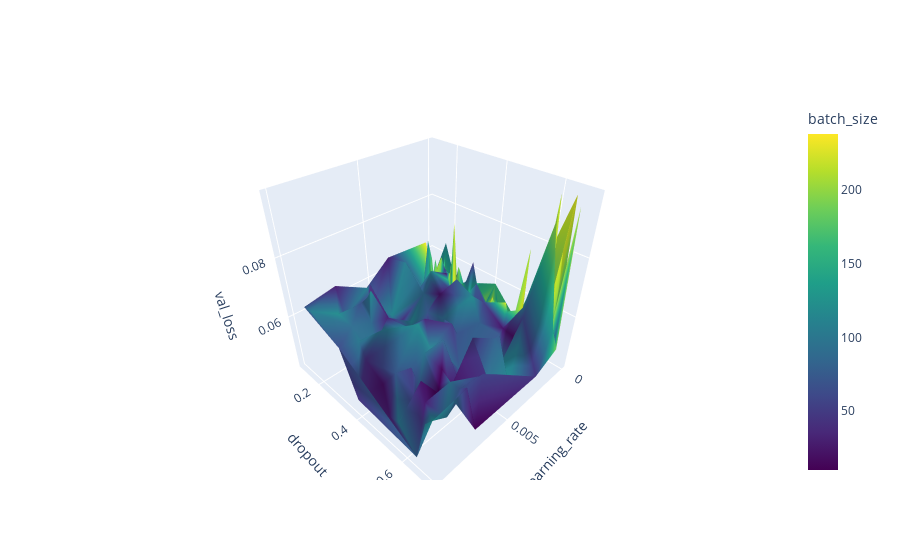

The notebook cell this image was saved under:
### Code cell
import plotly.express as px 
import plotly.graph_objects as go 

fig = go.Figure()
fig.add_traces(
    go.Mesh3d(
        x=df['learning_rate'], y=df['dropout'], z=df['val_loss'], 
        opacity=1,
        intensity=df['batch_size'], colorbar_title='batch_size',
        colorscale='viridis'
        )
    )
fig.add_traces(
    go.Scatter3d(
        x=min_df['learning_rate'], y=min_df['dropout'], z=min_df['val_loss']
    )
)
fig.update_layout(
    scene=dict(
        xaxis_title='learning_rate',
        yaxis_title='dropout',
        zaxis_title='val_loss',
    )
)
fig.show()

### Figure 1 — Plotly figure (JSON) as saved in the notebook; plotly's stock layout.template omitted (floating-point values rounded to 4 significant figures; data arrays with more than 128 entries replaced by an {"elided": "..."} marker saying what was removed)
{"data": [{"colorbar": {"title": {"text": "batch_size"}}, "colorscale": [[0, "#440154"], [0.1111, "#482878"], [0.2222, "#3e4989"], [0.3333, "#31688e"], [0.4444, "#26828e"], [0.5556, "#1f9e89"], [0.6667, "#35b779"], [0.7778, "#6ece58"], [0.8889, "#b5de2b"], [1, "#fde725"]], "intensity": {"elided": "228 int values"}, "opacity": 1, "type": "mesh3d", "x": {"elided": "228 float values"}, "y": {"elided": "228 float values"}, "z": {"elided": "228 float values"}}, {"type": "scatter3d", "x": [], "y": [], "z": []}], "layout": {"scene": {"xaxis": {"title": {"text": "learning_rate"}}, "yaxis": {"title": {"text": "dropout"}}, "zaxis": {"title": {"text": "val_loss"}}}}}
